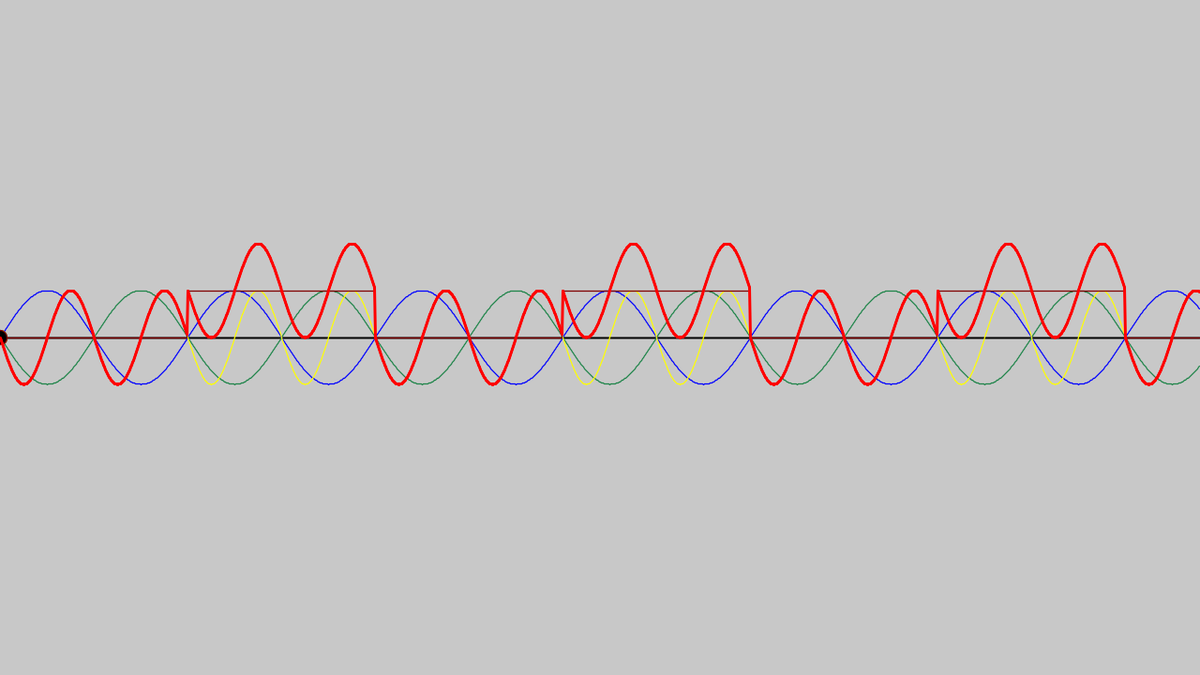
Frame 1 (no input)
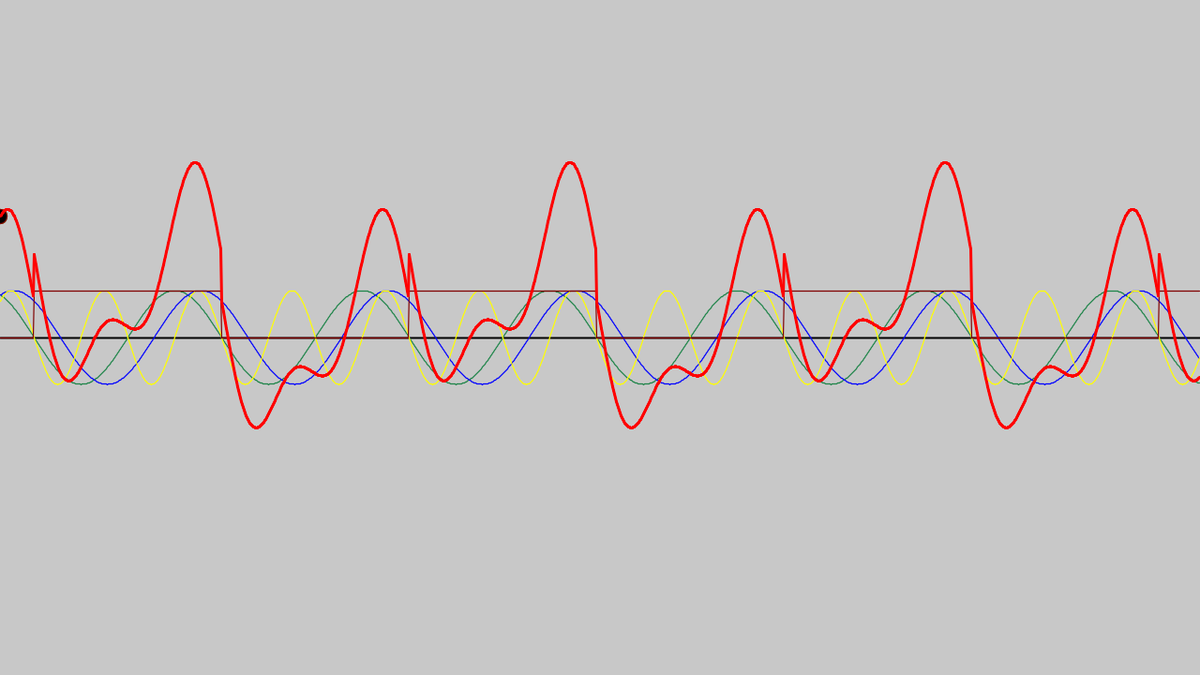
Frame 60 (the mouse pressed at the canvas centre just before this capture)
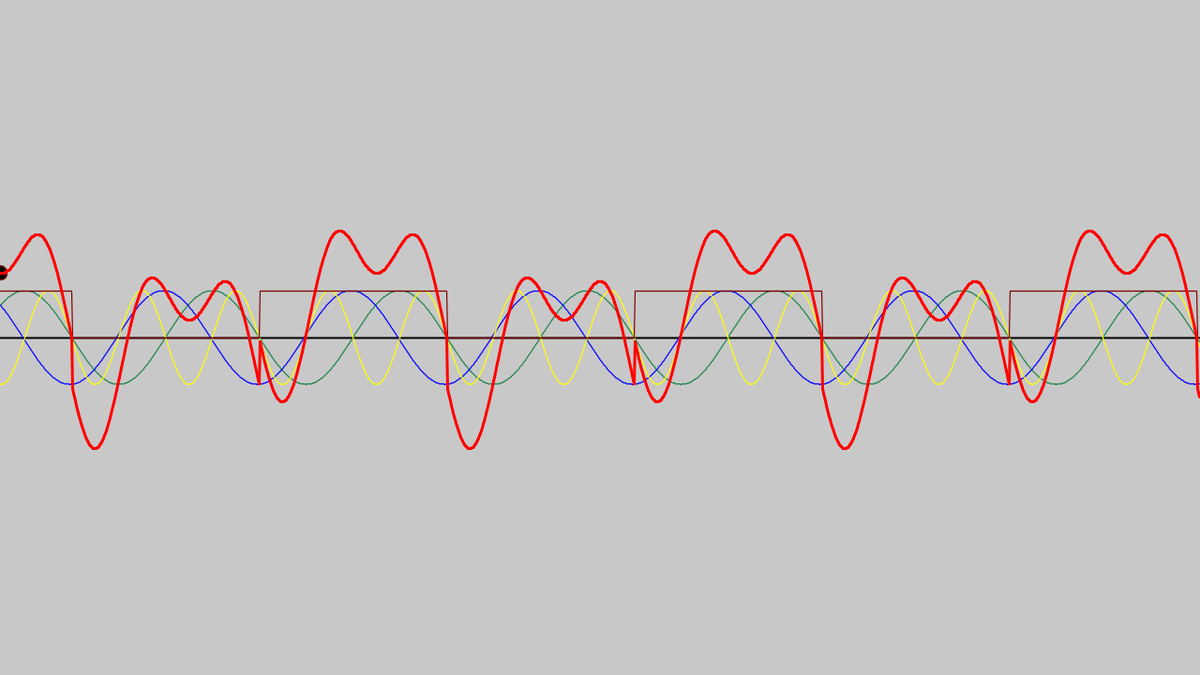
Frame 120 (the mouse held since frame 60 and released just before this capture)

The Processing sketch that drew these frames (run headless with seeded random() and noise(); from frame 60 on, the mouse is pressed at the canvas centre):

// Processing sketch: Waves
// ── Waves.pde
float fre;
float sp;
float amp;
boolean paused = false;
float curT = 0;

Wave wave;

void setup(){
  int size = displayWidth/20;
  surface.setSize(size*16, size*9); 
  surface.setLocation(size, size);
  initial();
  frameRate(30);
}

void draw(){
  if (paused) return;
  background(200);
  translate(0, height/2);
  scale(1, -1);
  drawAxes();
  wave.update(curT);
  wave.show();
  curT += 0.1;
}

void initial(){
  fre = 0.2;
  sp = 40;
  amp = 100;
  wave = new Wave(true);
  wave.set(sp);
  //wave.addSquarePulse(200, fre);
  wave.addSine(50, 0, fre, true);
  wave.addSine(50, 0, fre, false);
  wave.addSine(50, 0, fre*2, true);
  wave.addSquare(50, 0, fre/2, true);
}

void drawAxes(){
  strokeWeight(2);
  stroke(0);
  line(0, 0, width, 0);
}

void keyPressed(){
  if (keyCode == 32) paused = !paused; 
}

// ── Eq.pde
public abstract class Eq{
  
  boolean dir = true;
  abstract float get(int i, float t);
  
}

class SqDist extends Eq{
  
  float fre;
  float sp, amp;
  
  SqDist(float amp, float fre, float sp){
    this.fre = fre;
    this.amp = amp;
    this.sp = sp;
  }
  
  float get(int i, float t){
    return 0 <= i - t*sp && i - t*sp <= sp/fre ? amp : 0 ;
  }
  
}

// ── Pulse.pde
public class Sine extends Eq{
  float phase;
  float fre;
  float sp;
  float[] phases;
  float amp;
  
  Sine(float amp, float phase, float sp, float fre, int total, boolean dir){
    this.amp = amp;
    this.dir = dir;
    this.phase = phase;
    this.fre = fre;
    this.sp = sp;
    phases = new float[total];
    float lm = (fre/sp);
    for (int i = 0; i < total; i++){
      phases[i] = ((this.dir ? -1 : 1)*2*PI*lm*i + this.phase);
    }
  }
  
  float get(int i, float t){
    return this.amp*sin(2*PI*fre*t + this.phases[i]);
  }
  
}

// ── Square.pde
public class Square extends Eq{
   
  float phase;
  float fre;
  float sp;
  float[] phases;
  float amp;
  
  Square(float amp, float phase, float sp, float fre, int total, boolean dir){
    this.amp = amp;
    this.dir = dir;
    this.phase = phase;
    this.fre = fre;
    this.sp = sp;
    phases = new float[total];
    float lm = (fre/sp);
    for (int i = 0; i < total; i++){
      phases[i] = ((this.dir ? -1 : 1)*2*PI*lm*i + this.phase);
    }
  }
  
  float get(int i, float t){
    return sin(2*PI*fre*t + this.phases[i]) > 0 ? this.amp : 0;
  }
  
}

// ── Wave.pde
public class Wave{
  
  private int[][] colors = {{30, 132, 73},
                            {0, 0, 255},
                            {255, 255, 0},
                            {128, 0, 0},
                            {128, 128, 128},
                            {192, 57, 43},
                            {93, 109, 126}
                              };
  float[] nodes;
  float sp;
  ArrayList<Eq> pl;
  float rate = 1;
  boolean refl;
  
  Wave(boolean refl){
    this.nodes = new float[int(width/rate)];
    this.pl = new ArrayList<Eq>();
    this.refl = refl;
  }
  
  void show(){
    noFill();
    strokeWeight(3);
    stroke(255, 0, 0);
    for (int i = 1; i < nodes.length; i++){
      line((i-1)*rate, nodes[i-1], i*rate, nodes[i]);
    }
  }
  
  void drawInd(int i, float t){
    stroke(colors[i][0], colors[i][1], colors[i][2]);
    Eq tempW = pl.get(i);
    float pre = tempW.get(0, t);
    for (int j = 1; j < nodes.length; j++){
      line((j-1)*rate, pre, j*rate, pre = tempW.get(j, t));
    }
    fill(0);
    circle(0, nodes[0], 15);
  }
  
  void set(float sp){
    this.sp = sp;
  }
  
  void update(float t){
    for (int i = 0; i < nodes.length; i++){
      nodes[i] = 0;
      for (int j = 0; j < pl.size(); j++){
        nodes[i] += pl.get(j).get(i, t);
      }
    }
    noFill();
    strokeWeight(1.2);
    for (int i = 0; i < this.pl.size(); i++){
      drawInd(i, t);
    }
  }
  
  void addSine(float amp, float phase, float fre, boolean dir){
    pl.add(new Sine(amp, phase, this.sp, fre, this.nodes.length, dir));
  }
  
  void addSquare(float amp, float phase, float clock, boolean dir){
    pl.add(new Square(amp, phase, this.sp, clock, this.nodes.length, dir));
  }
  
  void addSquarePulse(float amp, float clock){
    pl.add(new SqDist(amp, clock, this.sp));
  }
  
}
